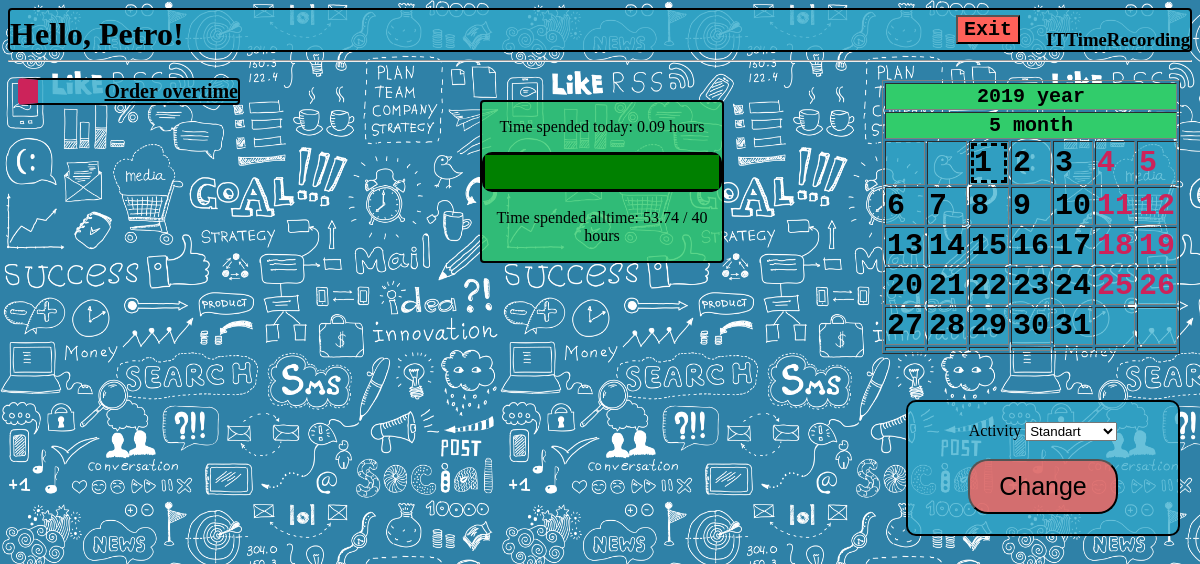
/home/me/ (signed in), run on the app's committed database.
### rec/models.py (models this page shows, shortened)
class User(db.Model):
    __tablename__ = 'USER'
    login = db.Column('LOGIN', db.String(20), primary_key=True)
    password = db.Column('PASSWORD', db.String(20), nullable=False)
    salary = db.Column('SALARY', db.INTEGER)
    worktime = db.Column('WORKTIME', db.INTEGER)
    username = db.Column('USERNAME', db.String(50), nullable=False)
    role = db.Column('ROLE_NAME', db.String(15), nullable=False )

### rec/login/views.py (the view)
@mod.route('/me/')
@requires_login
def home():
    date = datetime.date.today()
    day = Day(date, 1, 1)
    cal = Calendar.get_month(day)
    menu = []
    if g.user.role == 'Developer':
        menu.append(['Order overtime', 'TakeOvertime'])
    if g.user.role == 'Manager':
        menu.append(['Change user activity', 'ChangeUserActivity'])
        menu.append(['Workday managing', 'ManageWorkday'])
        menu.append(['Registration of new worker', 'Register'])
        menu.append(['Delete user', 'Delete'])
    return render_template("homepage.html",
                           user=g.user,
                           menu=menu,
                           date=date,
                           cal=cal,
                           norms=session['normative'],
                           time=Workday.query.filter_by(id=session["workday_id"]).first().time + session['time'])

### rec/login/views.py (called while the page is built)
@mod.before_request
def before_request():
    if 'start' in session:
        session['now'] = time.monotonic()
        session['time'] = session['now'] - session['start']
    g.user = None
    if 'user_login' in session:
        g.user = User.query.get(session['user_login'])

### rec/templates/homepage.html (shortened to what this page needs)
<!DOCTYPE html>
{% extends "base.html" %}
{% block body %}
    <body link="black">
    <div class="hello"><h1>Hello, {{ user.username }}!</h1></div>
    <div class="menu">
    <ul>
    {% set role = user.role %}
    {% for item in menu %}
        <li>
            {% set url = role+"."+item[1] %}
            <a href = {{ url_for(url)}}>{{ item[0] }}</a>
        </li>
    {% endfor %}
    </ul>
    </div>
    <div class="progress_bar">
        <p> Time spended today: {{ (time/3660) | round(2)  }} hours </p>
        <progress max = {{ norms }} value = {{ (user.worktime/3660 + time/3660)|round(2) }}></progress>
        <p> Time spended alltime: {{ (user.worktime/3600) | round(2) + (time/3660) | round(2)}} / {{ norms | round }} hours</p>
    </div>
    {% include "calendar.html" %}
    <div class="activity">
        <form method="post">
            <label for="activity"> Activity </label>
            <select name="activity" id="activity">
                <option value="Standart">Standart</option>
            </select>
            <br>
            <br>
            <input class="button" type="submit" name="activity" value="Change" formaction="{{ url_for('rec.activity') }}">
        </form>
    </div>
    <form method="post">
    <input class="exit" type="submit" name="exit" value="Exit" formaction="{{ url_for('rec.exit') }}">
    </form>
</body>
{% endblock %}

### rec/templates/base.html (shortened to what this page needs)
{% block content %}
<link rel="stylesheet" href="/static/css/main.css" />
<div class="header"><h3 align="right">ITTimeRecording</h3></div>
<hr>
{% endblock %}
{% block body %}
{% endblock %}

### rec/templates/calendar.html
<link rel="stylesheet" href="/static/css/main.css" />
<div class = "calendar">
<form method="post">
    <table border="1">
        <tr>
            <th colspan="7">{{ date.year }} year</th>
        </tr>
        <tr>
            <th colspan="7">{{ date.month }} month</th>
        </tr>
        {% for week in cal %}
            <tr>
                {% for day in week %}
                    <td>
                    {% if  day.date == date.day %}
                        <div class="today">
                    {% endif %}
                    {% if day.form == "Vacancy" %}
                        <div class="vacancy">{{ day.date }}</div>
                    {% endif %}
                    {% if day.form == "Work" %}
                        <div>{{ day.date }}</div>
                    {% endif %}
                    {% if  day.date == date.day %}
                        </div>
                    {% endif %}
                    </td>
                {% endfor %}
            </tr>
        {% endfor %}
    </table>
</form>
</div>

### rec/static/css/main.css (style rules this page uses)
body { background-color: #57FFC6; background: url("work.png"); background-size: 500px 500px; font-family: Gothic; }
.activity { background: rgba(49, 171, 204, 0.73); text-align: center; padding: 20px; border-radius: 10px; border: black solid 2px; position:absolute; top: 400px; right: 20px; width: 230px; }
.header { height: 40px; background-color: rgba(49, 171, 204, 0.79); border: black solid 2px; border-radius: 4px; }
.button { background-color: rgba(255, 97, 89, 0.79); width: 150px; height: 55px; font-size: 25px; border-radius: 20px; }
.progress_bar { width: 20%; position:absolute; top: 100px; left: 40%; right: 40%; background-color: rgba(49, 204, 107, 0.79); border: black solid 2px; border-radius: 4px; }
.progress_bar progress { color: #31ABCC; width: 100%; height: 40px; border: black solid 3px; border-radius: 10px; }
.progress_bar p { color: black; text-align: center; }
.menu ul { list-style-type: none; padding-left: 10px; color: black; }
.menu li { font-size: 20px; width: 200px; background-color: rgba(49, 171, 204, 0.79); text-align: right; border: black solid 2px; border-radius: 4px; border-left: #CC235A solid 20px; font-weight: bolder; }
.calendar { position: absolute; top: 80px; right: 20px; }
.calendar .vacancy { color: #CC235A; }
.calendar td { background-color: rgba(49, 171, 204, 0.7); font-size: 30px; font-family: monospace; font-weight: bold; }
.calendar th { background-color: #31CC6B; font-size: 20px; font-family: monospace; font-weight: bold; }
.calendar .today { border: dashed; }
.exit { background-color: #ff6159; font-size: 20px; font-family: monospace; font-weight: bold; text-align: center; position: absolute; top: 15px; right: 180px; }
.hello { position: absolute; top: -5px; left: 10px; }

### data on the page
User: username "Petro", (user.worktime/3600)|round(2)+(time/3660)|round(2) "53.74"

### other printed values
{{ item[0] }} "Order overtime"
{{ (time/3660) | round(2) }} "0.09"
{{ norms | round }} "40"
{{ date.year }} "2019"
{{ date.month }} "5"
{{ day.date }} "1" "2" "3" "6" "7" "8" "9" "10" "13" "14" "15" "16" "17" "20" "21" "22" "23" "24" "27" "28" "29" "30" "31"
{{ day.date }} "4" "5" "11" "12" "18" "19" "25" "26"
